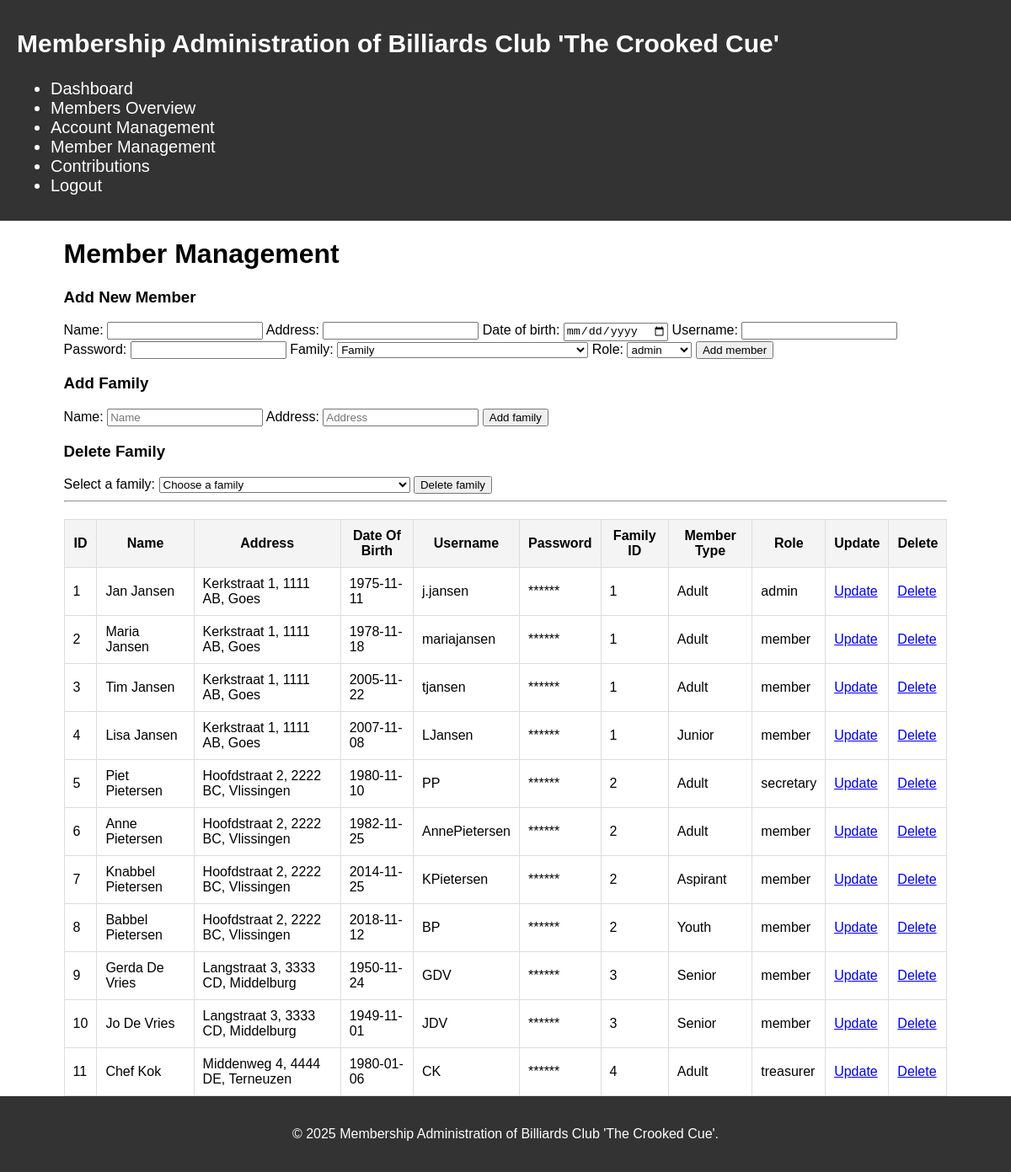
Page /index.php?page=member_management&id=1 (signed in) on the committed database.
### tables this page shows
CREATE TABLE `family_members` (
  `id` int NOT NULL,
  `family_id` int DEFAULT NULL,
  `name` varchar(255) NOT NULL,
  `dob` date NOT NULL,
  `member_type_id` int DEFAULT NULL
);

CREATE TABLE `families` (
  `id` int NOT NULL,
  `name` varchar(255) NOT NULL,
  `address` varchar(255) NOT NULL
);

CREATE TABLE `users` (
  `id` int NOT NULL,
  `family_member_id` int NOT NULL,
  `username` varchar(255) NOT NULL,
  `password` varchar(255) NOT NULL,
  `role` int NOT NULL
);

CREATE TABLE `member_types` (
  `id` int NOT NULL,
  `member_type` varchar(255) NOT NULL,
  `age_from` int NOT NULL,
  `age_till` int NOT NULL,
  `discount` int NOT NULL
);

CREATE TABLE `roles` (
  `id` int NOT NULL,
  `role_type` varchar(255) NOT NULL
);

### Controllers/MembersController.php (called while the page is built, shortened)
<?php
require_once dirname(__DIR__) . '/Models/MembersModel.php';
require_once dirname(__DIR__) . '/Models/SecretaryModel.php';
class MembersController {
    private $membersModel;
    private $secretaryModel;
    public function __construct() {
        $db = new Database();
        $this->membersModel = new MembersModel($db);
        $this->secretaryModel = new SecretaryModel($db);
    }
    public function getAllMembersUpdate() {
        try {
            $members = $this->membersModel->getAllMembersUpdate();
            $roles = $this->secretaryModel->getRoles();
            include_once __DIR__ . '/../views/member_management.php';
        } catch (Exception $e) {
            echo "An error occurred while retrieving the members: " . $e->getMessage();
        }
    }
}
?>

### Models/SecretaryModel.php (called while the page is built, shortened)
<?php
class SecretaryModel {
    private $db;
    public function __construct($db) {
        $this->db = $db;
    }
    public function getRoles() {
        try {
            $conn = $this->db->connect();
            $sql = "SELECT id, role_type FROM roles";
            $stmt = $conn->prepare($sql);
            $stmt->execute();
            return $stmt->fetchAll(PDO::FETCH_ASSOC);
        } catch (PDOException $e) {
            throw new Exception("Error retrieving roles: " . $e->getMessage());
        }
    }
}

### Models/MembersModel.php (called while the page is built, shortened)
<?php
class MembersModel {
    private $db;
    public function __construct($db) {
        $this->db = $db;
    }
    public function getAllMembersUpdate() {
        $sql = "SELECT
            f.id, f.name, f.dob, f.member_type_id, u.username, u.password, u.role, f.family_id, fa.address, mt.member_type, r.role_type
        FROM family_members f
        JOIN users u ON f.id = u.family_member_id
        JOIN families fa ON f.family_id = fa.id
        JOIN member_types mt ON f.member_type_id = mt.id
        JOIN roles r ON u.role = r.id
        ORDER BY f.id ASC";
        try {
            $conn = $this->db->connect();
            $stmt = $conn->prepare($sql);
            $stmt->execute();
            $members = $stmt->fetchAll(PDO::FETCH_ASSOC);
            return $members;
        } catch (PDOException $e) {
            throw new Exception("Error retrieving members: " . $e->getMessage());
        }
    }
}

### Views/member_management.php (the view, shortened to what this page needs)
<?php
include('header.php');
?>
<link rel="stylesheet" href="../css/global.css">
<h1>Member Management</h1>
<h3>Add New Member</h3>
<form method="post" action="index.php?page=member_management&action=add">
    <label for="name">Name:</label>
    <input type="text" name="name" required>
    <label for="address">Address:</label>
    <input type="text" name="address" required>
    <label for="dob">Date of birth:</label>
    <input type="date" name="dob" required>
    <label for="username">Username:</label>
    <input type="text" name="username" required>
    <label for="password">Password:</label>
    <input type="password" name="password" required>
    <label for="family_id">Family:</label>
    <select name="family_id">
        <option value="">Family</option>
    </select>
    <label for="role">Role:</label>
    <select name="role" required>
        <?php
        foreach ($roles as $role) {
            echo "<option value='" . $role['id'] . "'>" . $role['role_type'] . "</option>";
        }
    ?>
    </select>
    <button type="submit">Add member</button>
</form>
<h3>Add Family</h3>
<form method="post" action="index.php?page=member_management&action=add_family">
    <label for="family_name">Name:</label>
    <input type="text" name="family_name" placeholder="Name" required>
    <label for="new_family_address">Address:</label>
    <input type="text" name="new_family_address" placeholder="Address" required>
    <button type="submit">Add family</button>
</form>
<h3>Delete Family</h3>
<form method="post" action="index.php?page=member_management&action=delete_family">
    <label for="family_id">Select a family:</label>
    <select name="family_id" required>
        <option value="">Choose a family</option>
    </select>
    <button type="submit" onclick="return confirm('Please remove all family members before deleting a family. Click \'Cancel\' if this hasn\'t been done yet, or click \'OK\' to proceed with deletion.')">Delete family</button>
</form>
<hr>
<table>
    <thead>
        <tr>
            <th>ID</th>
            <th>Name</th>
            <th>Address</th>
            <th>Date Of Birth</th>
            <th>Username</th>
            <th>Password</th>
            <th>Family ID</th>
            <th>Member Type</th>
            <th>Role</th>
            <th>Update</th>
            <th>Delete</th>
        </tr>
    </thead>
    <tbody>
        <?php if (isset($members) && !empty($members)): ?>
        <?php foreach ($members as $member): ?>
            <tr>
                <td><?= htmlspecialchars($member['id']) ?></td>
                <td><?= htmlspecialchars($member['name']) ?></td>
                <td><?= htmlspecialchars($member['address']) ?></td>
                <td><?= htmlspecialchars($member['dob']) ?></td>
                <td><?= htmlspecialchars($member['username']) ?></td>
                <td>******</td>
                <td><?= htmlspecialchars($member['family_id']) ?></td>
                <td><?= htmlspecialchars($member['member_type']) ?></td>
                <td><?= htmlspecialchars($member['role_type']) ?></td>
                <td><a href="index.php?page=update_member&action=update&id=<?= htmlspecialchars($member['id']) ?>">Update</a></td>
                <td><a href="index.php?page=member_management&action=delete&id=<?= $member['id'] ?>"
                onclick="return confirm('Please adjust the person\'s contributions, remove the name and add it to the \'note\' section. Click \'Cancel\' if this hasn\'t been done yet, click \'OK\' to proceed with deletion.')">Delete</a></td>
            </tr>
        <?php endforeach; ?>
        <?php endif; ?>
    </tbody>
</table>
<?php include('footer.php'); ?>

### index.php (shortened to what this page needs)
<?php
require_once 'Controllers/LoginController.php';
require_once 'Models/MembersModel.php';
require_once 'Controllers/MembersController.php';
require_once 'Models/SecretaryModel.php';
$membersController = new MembersController();
if (isset($_GET['page'])) {
    $page = $_GET['page'];
    switch ($page) {
        case 'member_management':
            $membersController->getAllMembersUpdate();
            break;
    }
} else {
    include 'views/login.php';
}
?>

### Views/header.php (shortened to what this page needs)
<!DOCTYPE html>
<html lang="en">
<head>
    <link rel="stylesheet" href="../css/global.css">
</head>
<body>
    <header class="header">
        <nav>
            <div>
                <h1>Membership Administration of Billiards Club 'The Crooked Cue'</h1>
            </div>
            <ul>
                <li><a href="../index.php?page=dashboard&id<?= $_SESSION['user_id']; ?>">Dashboard</a></li>
                <li><a href="../index.php?page=members_overview">Members Overview</a></li>
                <li><a href="../index.php?page=account_management">Account Management</a></li>
                <?php if (isset($_SESSION['role']) && ($_SESSION['role'] == 'secretary' || $_SESSION['role'] == 'admin')): ?>
                <li><a href="../index.php?page=member_management&id=<?= $_SESSION['user_id']; ?>">Member Management</a></li>
                <?php endif; ?>
                <?php if (isset($_SESSION['role']) && ($_SESSION['role'] == 'treasurer' || $_SESSION['role'] == 'admin')): ?>
                <li><a href="../index.php?page=contributions_overview&id<?= $_SESSION['user_id']; ?>">Contributions</a></li>
                <?php endif; ?>
                <li><a href="../index.php?page=logout">Logout</a></li>
            </ul>
        </nav>
    </header>
<main>

### Views/footer.php
</main>
<footer>
    <link rel="stylesheet" href="../css/global.css">
    <p>&copy; <?php echo date('Y'); ?> Membership Administration of Billiards Club 'The Crooked Cue'.</p>
</footer>
</body>
</html>

### CSS/global.css (style rules this page uses)
html, body { height: 100%; margin: 0; padding: 0; }
body { display: flex; flex-direction: column; font-family: Arial, sans-serif; }
main { flex: 1; padding: 0 2cm; box-sizing: border-box; }
.header { background-color: #333; color: white; padding: 10px 20px; font-size: 20px; display: flex; justify-content: flex-start; align-items: center; }
.header a { color: white; text-decoration: none; margin-right: 20px; }
footer { background-color: #333; color: white; text-align: center; padding: 20px; }
table { width: 100%; border-collapse: collapse; margin-top: 20px; }
th, td { padding: 10px; border: 1px solid #ddd; }
th { background-color: #f4f4f4; }

### rows in the picture
family_members: id "1", name "Jan Jansen", family.address "Kerkstraat 1, 1111 AB, Goes", dob "1975-11-11", users.username "j.jansen", family "1", member_type.member_type "Adult", roles.role_type "admin"
family_members: id "2", name "Maria Jansen", family.address "Kerkstraat 1, 1111 AB, Goes", dob "1978-11-18", users.username "mariajansen", family "1", member_type.member_type "Adult", roles.role_type "member"
family_members: id "3", name "Tim Jansen", family.address "Kerkstraat 1, 1111 AB, Goes", dob "2005-11-22", users.username "tjansen", family "1", member_type.member_type "Adult", roles.role_type "member"
family_members: id "4", name "Lisa Jansen", family.address "Kerkstraat 1, 1111 AB, Goes", dob "2007-11-08", users.username "LJansen", family "1", member_type.member_type "Junior", roles.role_type "member"
family_members: id "5", name "Piet Pietersen", family.address "Hoofdstraat 2, 2222 BC, Vlissingen", dob "1980-11-10", users.username "PP", family "2", member_type.member_type "Adult", roles.role_type "secretary"
family_members: id "6", name "Anne Pietersen", family.address "Hoofdstraat 2, 2222 BC, Vlissingen", dob "1982-11-25", users.username "AnnePietersen", family "2", member_type.member_type "Adult", roles.role_type "member"
family_members: id "7", name "Knabbel Pietersen", family.address "Hoofdstraat 2, 2222 BC, Vlissingen", dob "2014-11-25", users.username "KPietersen", family "2", member_type.member_type "Aspirant", roles.role_type "member"
family_members: id "8", name "Babbel Pietersen", family.address "Hoofdstraat 2, 2222 BC, Vlissingen", dob "2018-11-12", users.username "BP", family "2", member_type.member_type "Youth", roles.role_type "member"
family_members: id "9", name "Gerda De Vries", family.address "Langstraat 3, 3333 CD, Middelburg", dob "1950-11-24", users.username "GDV", family "3", member_type.member_type "Senior", roles.role_type "member"
family_members: id "10", name "Jo De Vries", family.address "Langstraat 3, 3333 CD, Middelburg", dob "1949-11-01", users.username "JDV", family "3", member_type.member_type "Senior", roles.role_type "member"
family_members: id "11", name "Chef Kok", family.address "Middenweg 4, 4444 DE, Terneuzen", dob "1980-01-06", users.username "CK", family "4", member_type.member_type "Adult", roles.role_type "treasurer"

### other values in the picture
form field role "admin"
